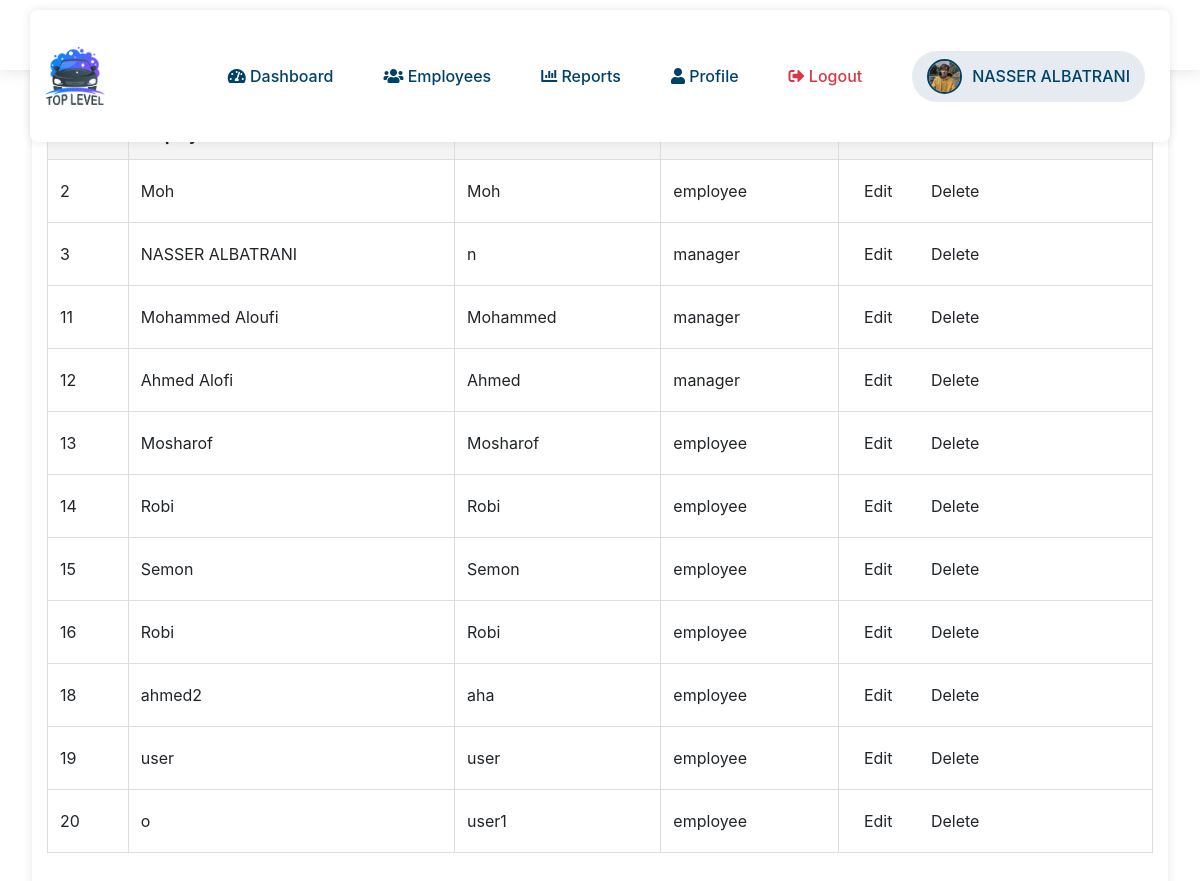
The app's page /users_list.php (signed in) with its own data.
### tables this page shows
CREATE TABLE `users` (
  `id` int(11) NOT NULL,
  `username` varchar(50) NOT NULL,
  `password` varchar(255) NOT NULL,
  `role` enum('manager','employee') NOT NULL,
  `phone` varchar(15) DEFAULT NULL,
  `email` varchar(100) DEFAULT NULL,
  `employee_name` varchar(100) NOT NULL,
  `image` varchar(255) DEFAULT NULL,
  `salary` decimal(10,2) NOT NULL DEFAULT 0.00,
  `qr_code` varchar(255) DEFAULT NULL
);

### users_list.php (the view, shortened to what this page needs)
<?php
include('db.php');
$result = $conn->query("SELECT * FROM users");
?>
<!DOCTYPE html>
<html lang="en">
<head>
    <link rel="stylesheet" href="https://stackpath.bootstrapcdn.com/bootstrap/4.5.2/css/bootstrap.min.css">
</head>
<body>
    <?php include 'nav.php'; ?>
    <div class="container">
        <h2>Users List</h2>
        <table>
            <thead>
                <tr>
                    <th>ID</th>
                    <th>Employee Name</th>
                    <th>Username</th>
                    <th>Role</th>
                    <th>Actions</th>
                </tr>
            </thead>
            <tbody>
                <?php while ($user = $result->fetch_assoc()): ?>
                    <tr>
                        <td><?php echo htmlspecialchars($user['id']); ?></td>
                        <td><?php echo htmlspecialchars($user['employee_name']); ?></td>
                        <td><?php echo htmlspecialchars($user['username']); ?></td>
                        <td><?php echo htmlspecialchars($user['role']); ?></td>
                        <td>
                            <a href="edit_user.php?id=<?php echo $user['id']; ?>" class="btn btn-edit">Edit</a>
                            <a href="delete_user.php?id=<?php echo $user['id']; ?>" class="btn btn-delete" onclick="return confirm('Are you sure you want to delete this user?')">Delete</a>
                        </td>
                    </tr>
                <?php endwhile; ?>
            </tbody>
        </table>
    </div>
</body>
</html>

### users_list.php (style rules this page uses)
body { font-family: 'Arial', sans-serif; background: #f7f9fc; padding: 2rem; }
.container { background: #fff; padding: 2rem; border-radius: 8px; box-shadow: 0 0 10px rgba(0, 0, 0, 0.1); max-width: 800px; margin: auto; }
h2 { color: #333; margin-bottom: 1rem; }
table { width: 100%; border-collapse: collapse; margin-bottom: 1rem; }
table, th, td { border: 1px solid #ddd; }
th, td { padding: 0.75rem; text-align: left; }
th { background-color: #f4f4f4; }
.btn { padding: 0.5rem 1rem; margin-right: 0.5rem; text-decoration: none; color: #fff; border-radius: 4px; }
.btn-edit { background-color: #007bff; }
.btn-delete { background-color: #dc3545; }

### records on screen
users: id "2", employee_name "Moh", username "Moh", role "employee"
users: id "3", employee_name "NASSER ALBATRANI", username "n", role "manager"
users: id "11", employee_name "Mohammed Aloufi", username "Mohammed", role "manager"
users: id "12", employee_name "Ahmed Alofi", username "Ahmed", role "manager"
users: id "13", employee_name "Mosharof", username "Mosharof", role "employee"
users: id "14", employee_name "Robi", username "Robi", role "employee"
users: id "15", employee_name "Semon", username "Semon", role "employee"
users: id "16", employee_name "Robi", username "Robi", role "employee"
users: id "18", employee_name "ahmed2", username "aha", role "employee"
users: id "19", employee_name "user", username "user", role "employee"
users: id "20", employee_name "o", username "user1", role "employee"

### other values on screen
$user_name "NASSER ALBATRANI"
